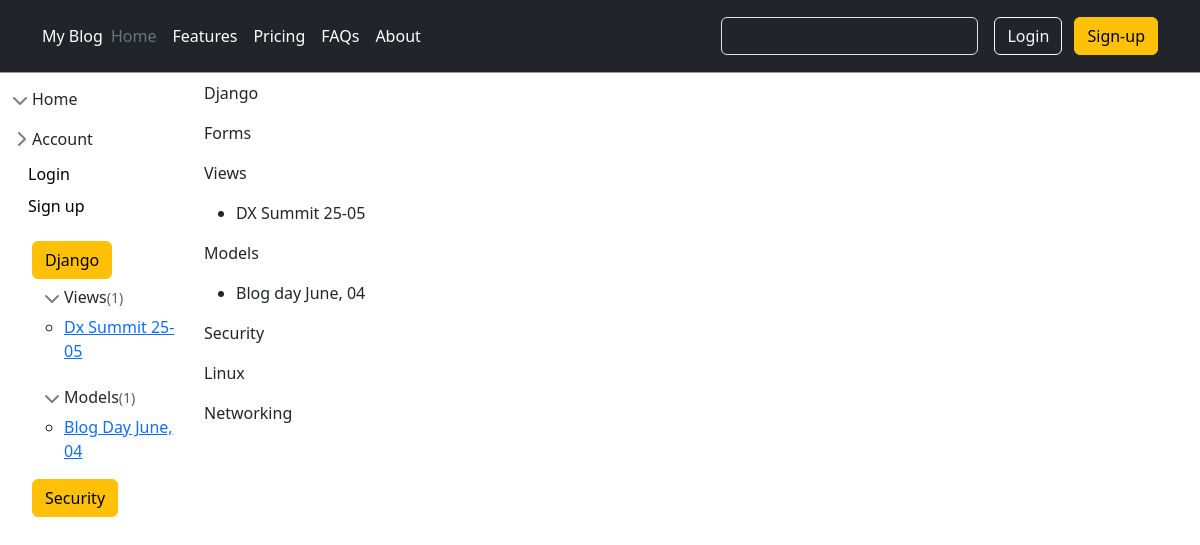
The page /category/ on the database its author committed.
### blog/models.py (models this page shows, shortened)
class Category(models.Model):
    name = models.CharField(max_length=100)

class SubCategory(models.Model):
    parent = models.ForeignKey(Category, on_delete=models.CASCADE, null=True)
    category = models.CharField(max_length=100, null=True)

class Post(models.Model):
    title = models.CharField(max_length=255)
    author = models.ForeignKey(settings.AUTH_USER_MODEL, on_delete=models.CASCADE,)
    category = models.ForeignKey(SubCategory, on_delete=models.CASCADE, null=True)
    parent = models.ForeignKey(Category, on_delete=models.CASCADE, null=True)
    body = RichTextUploadingField()

### blog/views.py (the view)
# urls.py: path('category/', views.category, name='category'),
def category(request):
    return render(request, 'category.html' ,{'all_category': all_category})

### blog/templates/category.html (shortened to what this page needs)
{% extends 'master.html' %}
{% block content %}
  {% for category in all_category %}
    <p>{{ category.name }}</p>
      {% for sub in category.subcategory_set.all %}
        <p>{{ sub.category }}</p>
        <ul>
          {% for post in sub.post_set.all %}
            <li><p>{{ post.title }}</p></li>
          {% endfor %}
          </ul>
      {% endfor %}
  {% endfor %}
{% endblock %}

### blog/templates/master.html (shortened to what this page needs)
{% load static %}
<!DOCTYPE html>
<html lang="en">
<head>
    <link rel="stylesheet" href="{% static 'css/base.css' %}">
    <link rel="stylesheet" href="{% static 'css/sidebars.css' %}">
    {% load bootstrap5 %}
    {% bootstrap_css %}
</head>
<body>
    <header class="p-3 bg-dark">
    <div class="container">
        <div class="d-flex flex-wrap align-items-center justify-content-center justify-content-lg-start">
          <a href="/" class="d-flex align-items-center mb-2 mb-lg-0 text-white text-decoration-none">My Blog</a>
          <ul class="nav col-12 col-lg-auto me-lg-auto mb-2 justify-content-center mb-md-0">
            <li><a href="#" class="nav-link px-2 text-secondary">Home</a></li>
            <li><a href="#" class="nav-link px-2 text-white">Features</a></li>
            <li><a href="#" class="nav-link px-2 text-white">Pricing</a></li>
            <li><a href="#" class="nav-link px-2 text-white">FAQs</a></li>
            <li><a href="#" class="nav-link px-2 text-white">About</a></li>
          </ul>
          <form class="col-12 col-lg-auto mb-3 mb-lg-0 me-lg-3" role="search" action="{% url 'search' %}" method="get" >
            <input type="text" name="q" class="form-control form-control-dark text-bg-dark" placeholder="Search..." aria-label="Search">
          </form>
          <div class="text-end">
            {% if user.is_anonymous %}
            <a href="{% url 'login' %}" role="button" class="btn btn-outline-light me-2">Login</a>
            <a href="{% url 'sign_up' %}" role="button" class="btn btn-warning">Sign-up</a>
            {% else %}
            <a href="{% url 'logout' %}" role="button" class="btn btn-outline-light me-2">Logout</a>
            {% endif %}
          </div>
        </div>
      </div>
    </header>
<div class="row">
    <div class="col-md-2">
            <ul class="list-unstyled ps-0">
              <li class="mb-1">
                <button class="btn btn-toggle d-inline-flex align-items-center rounded border-0 collapsed" data-bs-toggle="collapse" data-bs-target="#home-collapse" aria-expanded="true">
                  Home
                </button>
              </li>
              <li class="mb-1">
                <button class="btn btn-toggle d-inline-flex align-items-center rounded border-0 collapsed" data-bs-toggle="collapse" data-bs-target="#account-collapse" aria-expanded="false">
                  Account
                </button>
                <div class="collapse show" id="account-collapse">
                  <ul class="btn-toggle-nav list-unstyled fw-normal pb-1">
                    {% if user.is_anonymous %}
                    <li><a href="{% url 'login' %}" class="link-body-emphasis d-inline-flex text-decoration-none rounded">Login</a></li>
                    <li><a href="{% url 'sign_up' %}" class="link-body-emphasis d-inline-flex text-decoration-none rounded">Sign up</a></li>
                    {% else %}
                    <li><a href="{% url 'password_change' %}" class="link-body-emphasis d-inline-flex text-decoration-none rounded">Password Change</a></li>
                    <li><a href="{% url 'password_reset' %}" class="link-body-emphasis d-inline-flex text-decoration-none rounded">Password Reset</a></li>
                    {% endif %}
                  </ul>
                </div>
              </li>
            </ul>
<ul>
  {% for category in all_category %}
    <p class="m-0"><button type="button" class="btn btn-warning">{{category.name}}</button></p>
      {% for sub in category.subcategory_set.all %}
        {% if sub.post_set.all.count > 0 %}
        <p class="m-0">
          <button class="btn btn-toggle d-inline-flex align-items-center rounded border-0 collapsed" data-bs-toggle="collapse" data-bs-target="#{{ sub.category|slugify }}-collapse" aria-expanded="true">
          {{ sub.category }}<span class="small text-muted">({{sub.post_set.all.count}})</span>
          </button>
        </p>
        {% endif %}
        <div class="collapse show" id="{{ sub.category|slugify }}-collapse">
        <ul>
        {% for post in sub.post_set.all %}
          <p class="m-0"><li><a href="{% url 'post_detail' post.id %}"> {{post.title|title}}</a></li></p>
        {% endfor %}
        </ul>
        </div>
      {% endfor %}
  {% endfor %}
</ul>
    </div>
    <div class="col-md-10">
        {% block content %}
        {% endblock %}
    </div>
</div>
</body>
</html>

### blog/static/css/base.css (style rules this page uses)
body { font-family: 'Source Sans Pro', sans-serif; font-size: 18px; }
header { border-bottom: 1px solid #999; margin-bottom: 0.5rem; display: flex; }

### blog/static/css/sidebars.css (style rules this page uses)
body { min-height: 100vh; min-height: -webkit-fill-available; }
html { height: -webkit-fill-available; }
.btn-toggle { padding: .25rem .5rem; font-weight: 600; color: var(--bs-emphasis-color); background-color: transparent; }
.btn-toggle::before { width: 1.25em; line-height: 0; transition: transform .35s ease; transform-origin: .5em 50%; }
.btn-toggle[aria-expanded="true"] { color: rgba(var(--bs-emphasis-color-rgb), .85); }
.btn-toggle[aria-expanded="true"]::before { transform: rotate(90deg); }
.btn-toggle-nav a { padding: .1875rem .5rem; margin-top: .125rem; margin-left: 1.25rem; }

### rows shown on the page
Category: name "Django"
SubCategory: category "Views", post_set.all.count "1"
Post: title "Dx Summit 25-05", title "DX Summit 25-05"
SubCategory: category "Models", post_set.all.count "1"
Post: title "Blog Day June, 04", title "Blog day June, 04"
Category: name "Security"
SubCategory: category "Forms"
SubCategory: category "Linux"
SubCategory: category "Networking"
